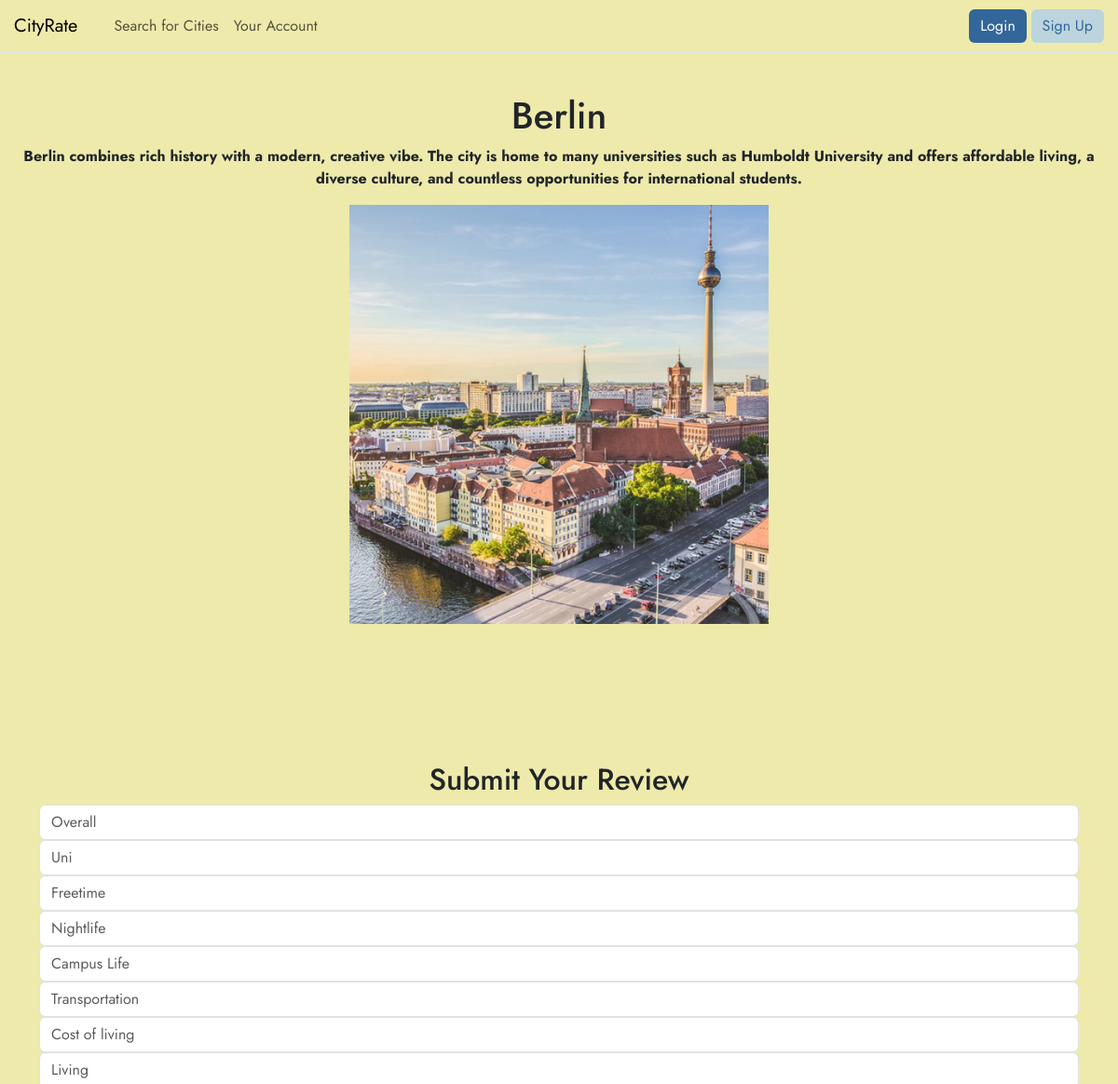
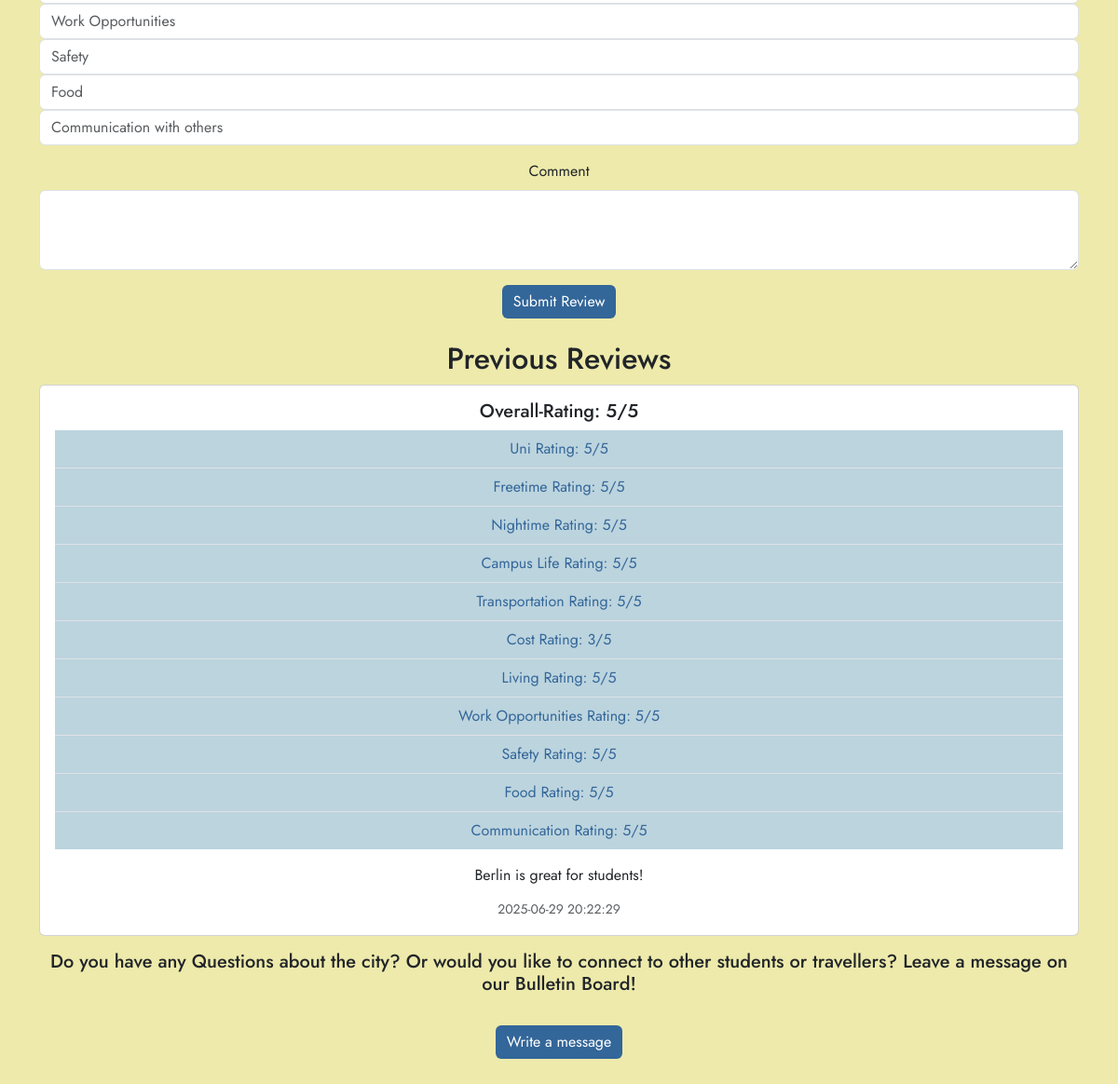
Page /city/Berlin on the committed database (2 pictures, top to bottom).
### tables this page shows
CREATE TABLE city (
    name TEXT PRIMARY KEY NOT NULL,
    description TEXT NOT NULL,
    image_path TEXT
);

CREATE TABLE review (
    id INTEGER PRIMARY KEY AUTOINCREMENT,
    city_name TEXT NOT NULL,
    username TEXT, -- wenn du später Users integrierst
    overall_rating INTEGER NOT NULL,
    uni_rating INTEGER,
    freetime_rating INTEGER,
    nightime_rating INTEGER,
    campus_life_rating INTEGER,
    transportation_rating INTEGER,
    cost_rating INTEGER,
    living_rating INTEGER,
    workopportunities_rating INTEGER,
    safety_rating INTEGER,
    food_rating INTEGER,
    comunication_rating INTEGER,
    comment TEXT,
    created_at TIMESTAMP DEFAULT CURRENT_TIMESTAMP,
    FOREIGN KEY(city_name) REFERENCES city(name),
    FOREIGN KEY(username) REFERENCES user(username)
);

### app.py (the view, shortened to what this page needs)
@app.route('/city/<city_name>', methods=['GET', 'POST'])
def city_view(city_name):
    if not city_name: #Falls kein city_name übergeben wurde
        return "No city chosen", 400
    db_con = get_db_con()
    city = db_con.execute(
        'SELECT * FROM city WHERE LOWER(name) = LOWER(?)',
        (city_name.lower(),)
    ).fetchone()
    if city is None:
        return "City not found", 404
    form = ReviewForm()
    reviews = db_con.execute(
        'SELECT * FROM review WHERE city_name = ? ORDER BY created_at DESC',
        (city['name'],) #Def für ?-Platzhalter
    ).fetchall()
    return render_template('city.html', city=city, form=form, reviews=reviews)

### db.py (called while the page is built)
def get_db_con(pragma_foreign_keys = True):
    if 'db_con' not in g:
        g.db_con = sqlite3.connect(
            current_app.config['DATABASE'],
            detect_types=sqlite3.PARSE_DECLTYPES
        )
        g.db_con.row_factory = sqlite3.Row
        if pragma_foreign_keys:
            g.db_con.execute('PRAGMA foreign_keys = ON;')
    return g.db_con

def close_db_con(e=None):
    db_con = g.pop('db_con', None)
    if db_con is not None:
        db_con.close()

### templates/city.html (shortened to what this page needs)
{% from 'bootstrap5/nav.html' import render_nav_item %}
<!DOCTYPE html>
<html>
<head>
    {{ bootstrap.load_css() }}
<link rel="stylesheet" href="{{ url_for('static', filename='css/style.css') }}">
</head>
<body>
  <nav class="navbar navbar-expand-xl border-bottom mb-3 fixed-top">
        <div class="container-fluid px-0">
            <a class="navbar-brand" href="{{ url_for('home') }}"  style ="padding-left: 15px;" >CityRate</a>
            <div class="collapse navbar-collapse" id="navbarSupportedContent">
    <ul class="navbar-nav me-auto mb-2 mb-lg-0" style="padding-left: 15px;">
        {{ render_nav_item('search', 'Search for Cities') }}
        {{ render_nav_item('profile', 'Your Account') }}
    </ul>
    <div>
    <a href="{{ url_for('login') }}" class="btn custom-button1">Login</a>
    <a href="{{ url_for('register') }}" class="btn custom-button2">Sign Up</a>
    </div>
</div>
        </div>
    </nav>
    <header>
        <h1>{{ city['name'] }}</h1>
        <p class="fw-bold mb-3 text-center">{{ city['description'] }}</p>
       <img src="{{ url_for('static', filename='images/' ~ city['image_path']) }}" alt="{{ city['name'] }}" class="city-image">
    </header>
    <main class="container mt-5">
    <h2 class="text-center">Submit Your Review</h2>
    <form method="POST" class="mb-4">
        <div class="mb-3">
            {{ form.overall_rating(class="form-control", placeholder="Overall", min=1, max=5) }}
            {{ form.uni_rating(class="form-control", placeholder="Uni", min=1, max=5) }}
            {{ form.freetime_rating(class="form-control", placeholder="Freetime", min=1, max=5) }}
            {{ form.nightime_rating(class="form-control", placeholder="Nightlife", min=1, max=5) }}
            {{ form.campus_life_rating(class="form-control", placeholder="Campus Life", min=1, max=5) }}
            {{ form.transportation_rating(class="form-control", placeholder="Transportation", min=1, max=5) }}
            {{ form.cost_rating(class="form-control", placeholder="Cost of living", min=1, max=5) }}
            {{ form.living_rating(class="form-control", placeholder="Living", min=1, max=5) }}
            {{ form.workopportunities_rating(class="form-control", placeholder="Work Opportunities",  min=1, max=5) }}
            {{ form.safety_rating(class="form-control", placeholder="Safety", min=1, max=5) }}
            {{ form.food_rating(class="form-control", placeholder="Food", min=1, max=5) }}
            {{ form.comunication_rating(class="form-control", placeholder="Communication with others", min=1, max=5) }}
        </div>
        <div class="mb-3">
            {{ form.comment.label(class="form-label") }}
            {{ form.comment(class="form-control", rows=3) }}
        </div>
        <button type="submit" class="btn custom-button1">{{ form.submit.label.text }}
        </button>
    </form>
    <h2 class="text-center">Previous Reviews</h2>
    {% if reviews %}
        {% for review in reviews %}
            <div class="card mb-3">
                <div class="card-body">
    <h5 class="card-title">Overall-Rating: {{ review.overall_rating }}/5</h5>
    <ul class="list-group list-group-flush">
    <li class="list-group-item list-bg">Uni Rating: {{ review.uni_rating }}/5</li>
    <li class="list-group-item list-bg">Freetime Rating: {{ review.freetime_rating }}/5</li>
    <li class="list-group-item list-bg">Nightime Rating: {{ review.nightime_rating }}/5</li>
    <li class="list-group-item list-bg">Campus Life Rating: {{ review.campus_life_rating }}/5</li>
    <li class="list-group-item list-bg">Transportation Rating: {{ review.transportation_rating }}/5</li>
    <li class="list-group-item list-bg">Cost Rating: {{ review.cost_rating }}/5</li>
    <li class="list-group-item list-bg">Living Rating: {{ review.living_rating }}/5</li>
    <li class="list-group-item list-bg">Work Opportunities Rating: {{ review.workopportunities_rating }}/5</li>
    <li class="list-group-item list-bg">Safety Rating: {{ review.safety_rating }}/5</li>
    <li class="list-group-item list-bg">Food Rating: {{ review.food_rating }}/5</li>
    <li class="list-group-item list-bg">Communication Rating: {{ review.comunication_rating }}/5</li>
</ul>
    {% if review.comment %}
        <p class="card-text mt-3">{{ review.comment }}</p>
    {% endif %}
    <p class="card-subtitle text-muted"><small>{{ review.created_at }}</small></p>
</div>
            </div>
        {% endfor %}
    {% else %}
        <p class="text-center">No reviews yet. Be the first to leave one!</p> <br>
    {% endif %}
 <div>
    <h5 class="text-center">Do you have any Questions about the city? Or would you like to connect to other students or travellers? Leave a message on our Bulletin Board!</h5> <br>
    <a href="{{ url_for('bulletin', city_name=city.name) }}" class="btn custom-button1">Write a message</a>
    </div>
</main>
</body>
</html>

### static/css/style.css (style rules this page uses)
h1, h2, h3, h4, h5, h6 { text-align: center; }
body { padding-top: 100px; background-color: #EEEAAB; font-family: 'Jost', sans-serif; }
main { background-color: #EEEAAB; font-family: 'Jost', sans-serif; text-align: center; padding-top: 100px; }
nav.navbar { background-color: #EEEAAB; opacity: 1; }
.custom-button1 { background-color: #336699; color: white; border: none; }
.custom-button2 { background-color: #BCD4DE; color: #336699; border: #336699; margin-right: 15px; }

### templates/city.html (style rules this page uses)
.city-image { width: 450px; height: 450px; object-fit: cover; display: block; margin: 0 auto; }
.list-bg { background-color: #BCD4DE; color: #336699; }

### rows in the picture
city: name "Berlin", description "Berlin combines rich history with a modern, creative vibe. The city is home to many universities such as Humboldt University and offers affordable living, a diverse culture, and countless opportunities for international students.", image_path (picture)
review: overall_rating "5", uni_rating "5", freetime_rating "5", nightime_rating "5", campus_life_rating "5", transportation_rating "5", cost_rating "3", living_rating "5", workopportunities_rating "5", safety_rating "5", food_rating "5", comunication_rating "5", comment "Berlin is great for students!", created_at "2025-06-29 20:22:29"

### other values in the picture
{{ render_nav_item('search', 'Search for Cities') }} "Search for Cities"
{{ render_nav_item('profile', 'Your Account') }} "Your Account"
